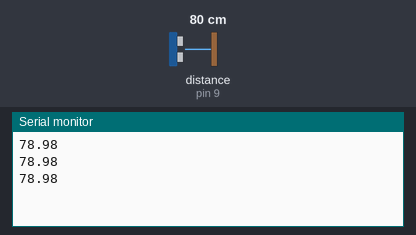
Simulated run of this sketch. Board: Arduino Uno, built with avr-gcc and run on an emulated ATmega328P. On the bench: the last lines printed to the serial monitor. Wiring (inferred from the names in the program): ultrasonic range finder: trigger pin 8; echo pin 9. The inputs (shaded band) are chosen by the test bench; at power-on: distance to the obstacle (sensor on pin 9) 80 cm. The echo pulse lasts 58.3 µs per cm.

Above: at 1.3 s.
1.4 s: distance to the obstacle (sensor on pin 9) set to 2 cm
At 1.9 s:
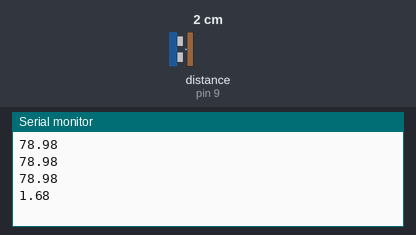
2.9 s: distance to the obstacle (sensor on pin 9) set to 4 cm
At 3.4 s:
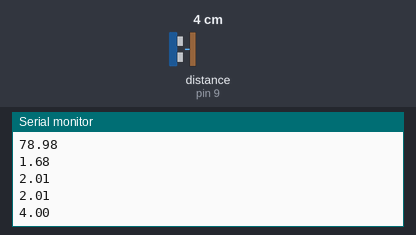
Timing chart, 0 to 5.9 s (numbered marks = the images above; inputs shaded):
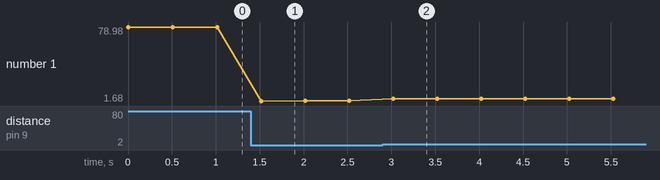

The sketch:

DeepHCSR04arduino.ino
```cpp
// Define os pinos do sensor
const int trigPin = 8;
const int echoPin = 9;

void setup() {
  // Inicializa comunicação serial
  Serial.begin(9600);

  // Define os pinos como saída e entrada
  pinMode(trigPin, OUTPUT);
  pinMode(echoPin, INPUT);
}

void loop() {
  // Garante que o trig esteja desligado
  digitalWrite(trigPin, LOW);
  delayMicroseconds(2);

  // Envia pulso de 10 microssegundos
  digitalWrite(trigPin, HIGH);
  delayMicroseconds(10);
  digitalWrite(trigPin, LOW);

  // Lê o tempo que o pulso levou para ir e voltar
  long duration = pulseIn(echoPin, HIGH);

  // Calcula a distância em centímetros
  float distance = duration * 0.034 / 2;

  // Imprime a distância
  Serial.println(distance);

  // Aguarda um pouco antes da próxima leitura
  delay(500);
}
```

Measured:
- after the input at 1.4 s, the serial monitor: prints a new line after 0.12 s (image 1)
- after the input at 2.9 s, the serial monitor: prints a new line after 0.12 s (image 2)
- plotted number 1: 78.98 → 2.01 after the input at 1.4 s, 2.01 → 4 after the input at 2.9 s
